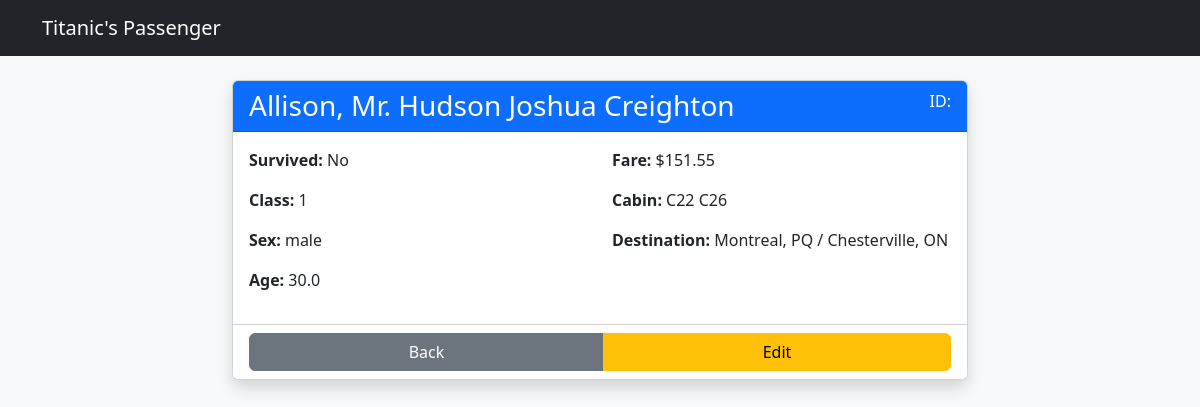
Page /4/ on the committed database.
### core/models.py (models this page shows, shortened)
class Passenger(models.Model):
    survived = models.IntegerField()
    pclass = models.IntegerField()
    name = models.CharField(max_length=255)
    sex = models.CharField(max_length=10)
    age = models.FloatField(null=True, blank=True)
    sibsp = models.IntegerField()
    parch = models.IntegerField()
    ticket = models.CharField(max_length=100)
    fare = models.FloatField(null=True, blank=True)
    cabin = models.CharField(max_length=100, null=True, blank=True)
    embarked = models.CharField(max_length=100, null=True, blank=True)
    boat = models.CharField(max_length=100, null=True, blank=True)
    body = models.IntegerField(null=True, blank=True)
    home_dest = models.CharField(max_length=255, null=True, blank=True)

### core/views.py (the view)
# urls.py: path('<int:pk>/', views.PassengerDetailView.as_view(), name='passenger-detail'),
class PassengerDetailView(DetailView):
    model = Passenger
    template_name = 'passenger_detail.html'

### core/templates/passenger_detail.html
{% extends 'base.html' %}
{% block content %}
<div class="row justify-content-center">
    <div class="col-md-8">
        <div class="card shadow">
            <div class="card-header bg-primary text-white d-flex justify-content-between">
                <h3 class="mb-0">{{ object.name }}</h3>
                <span>ID: {{ object.passenger_id }}</span>
            </div>
            <div class="card-body">
                <div class="row">
                    <div class="col-sm-6">
                        <p><strong>Survived:</strong> {{ object.survived|yesno:"Yes,No" }}</p>
                        <p><strong>Class:</strong> {{ object.pclass }}</p>
                        <p><strong>Sex:</strong> {{ object.sex }}</p>
                        <p><strong>Age:</strong> {{ object.age|default:"N/A" }}</p>
                    </div>
                    <div class="col-sm-6">
                        <p><strong>Fare:</strong> ${{ object.fare }}</p>
                        <p><strong>Cabin:</strong> {{ object.cabin|default:"None" }}</p>
                        <p><strong>Destination:</strong> {{ object.home_dest|default:"Unknown" }}</p>
                    </div>
                </div>
            </div>
            <div class="card-footer bg-white">
                <div class="btn-group w-100">
                    <a href="{% url 'passenger-list' %}" class="btn btn-secondary">Back</a>
                    <a href="{% url 'passenger-update' object.pk %}" class="btn btn-warning">Edit</a>
                </div>
            </div>
        </div>
    </div>
</div>
{% endblock %}

### rows in the picture
Passenger: name "Allison, Mr. Hudson Joshua Creighton", survived "No", pclass "1", sex "male", age "30.0", fare "151.55", cabin "C22 C26", home_dest "Montreal, PQ / Chesterville, ON"
